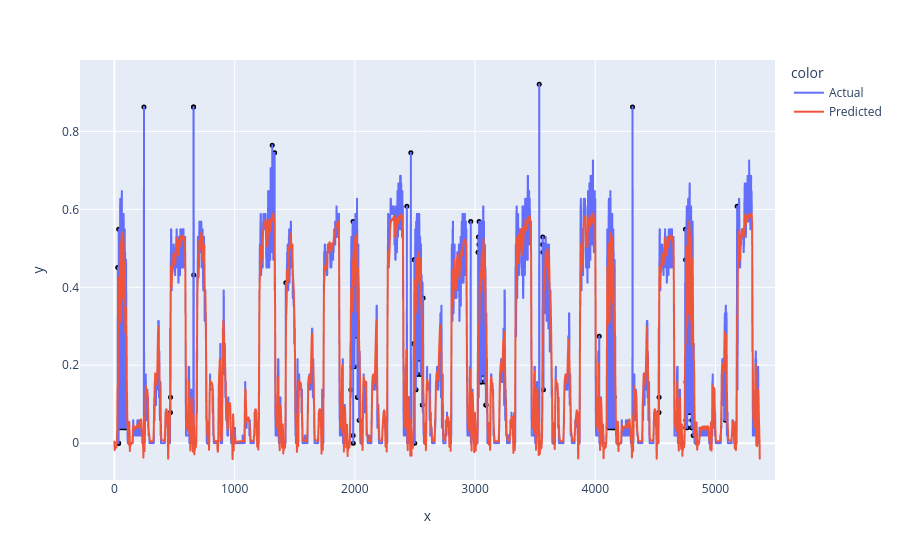

Notebook source saved alongside this figure:
### Code cell
display_prediction(X_train, predicted_load_train, 4, mean, std, 2)

### Figure 1 — Plotly figure (JSON) as saved in the notebook; plotly's stock layout.template omitted (floating-point values rounded to 4 significant figures; data arrays with more than 128 entries replaced by an {"elided": "..."} marker saying what was removed)
{"data": [{"hovertemplate": "color=Actual<br>x=%{x}<br>y=%{y}<extra></extra>", "legendgroup": "Actual", "line": {"color": "#636efa", "dash": "solid"}, "marker": {"symbol": "circle"}, "mode": "lines", "name": "Actual", "showlegend": true, "type": "scattergl", "x": {"elided": "5369 int values"}, "xaxis": "x", "y": {"elided": "5369 float values"}, "yaxis": "y"}, {"hovertemplate": "color=Predicted<br>x=%{x}<br>y=%{y}<extra></extra>", "legendgroup": "Predicted", "line": {"color": "#EF553B", "dash": "solid"}, "marker": {"symbol": "circle"}, "mode": "lines", "name": "Predicted", "showlegend": true, "type": "scattergl", "x": {"elided": "5369 int values"}, "xaxis": "x", "y": {"elided": "5369 float values"}, "yaxis": "y"}, {"hovertemplate": "x=%{x}<br>y=%{y}<extra></extra>", "legendgroup": "", "marker": {"color": "black", "size": 5, "symbol": "circle"}, "mode": "markers", "name": "", "orientation": "v", "showlegend": false, "type": "scatter", "x": [29, 30, 33, 34, 35, 36, 44, 56, 68, 69, 79, 80, 91, 92, 93, 246, 466, 467, 658, 659, 660, 1313, 1333, 1426, 1967, 1978, 1979, 1985, 1986, 1987, 1997, 2011, 2022, 2023, 2036, 2433, 2466, 2489, 2495, 2496, 2498, 2507, 2508, 2521, 2534, 2535, 2548, 2561, 2568, 2964, 3026, 3027, 3028, 3033, 3034, 3050, 3051, 3065, 3066, 3078, 3079, 3090, 3091, 3534, 3562, 3563, 3564, 3569, 4033, 4108, 4120, 4132, 4133, 4143, 4144, 4155, 4156, 4157, 4310, 4530, 4531, 4750, 4751, 4753, 4754, 4755, 4765, 4766, 4767, 4777, 4778, 4779, 4790, 4791, 4792, 4802, 4803, 4804, 4815, 5083, 5180], "xaxis": "x", "y": [0.451, 0.451, 0, 0, 0, 0.549, 0.03922, 0.03922, 0.03922, 0.1176, 0.1569, 0.03922, 0.03922, 0.03922, 0.1176, 0.8627, 0.07843, 0.1176, 0.8627, 0.8627, 0.4314, 0.7647, 0.7451, 0.4118, 0.1373, 0.1961, 0.1961, 0.5686, 0.01961, 0, 0.1961, 0.2745, 0.1176, 0.1176, 0.05882, 0.6078, 0.7451, 0.2549, 0.4706, 0.4706, 0, 0.1373, 0.1373, 0.1765, 0.2157, 0.2157, 0.1765, 0.09804, 0.3725, 0.5686, 0.4902, 0.4902, 0.5294, 0.5098, 0.5686, 0.1569, 0.1569, 0.1765, 0.2549, 0.1569, 0.1961, 0.09804, 0.09804, 0.9216, 0.5098, 0.5294, 0.4902, 0.1373, 0.2745, 0.03922, 0.03922, 0.03922, 0.1176, 0.1569, 0.03922, 0.03922, 0.03922, 0.1176, 0.8627, 0.07843, 0.1176, 0.549, 0.4706, 0.03922, 0.05882, 0.1569, 0.03922, 0.07843, 0.2157, 0.07843, 0.07843, 0.2353, 0.07843, 0.07843, 0.2353, 0.03922, 0.03922, 0.05882, 0.01961, 0.05882, 0.6078], "yaxis": "y"}], "layout": {"legend": {"title": {"text": "color"}, "tracegroupgap": 0}, "margin": {"t": 60}, "xaxis": {"anchor": "y", "domain": [0, 1], "title": {"text": "x"}}, "yaxis": {"anchor": "x", "domain": [0, 1], "title": {"text": "y"}}}}
